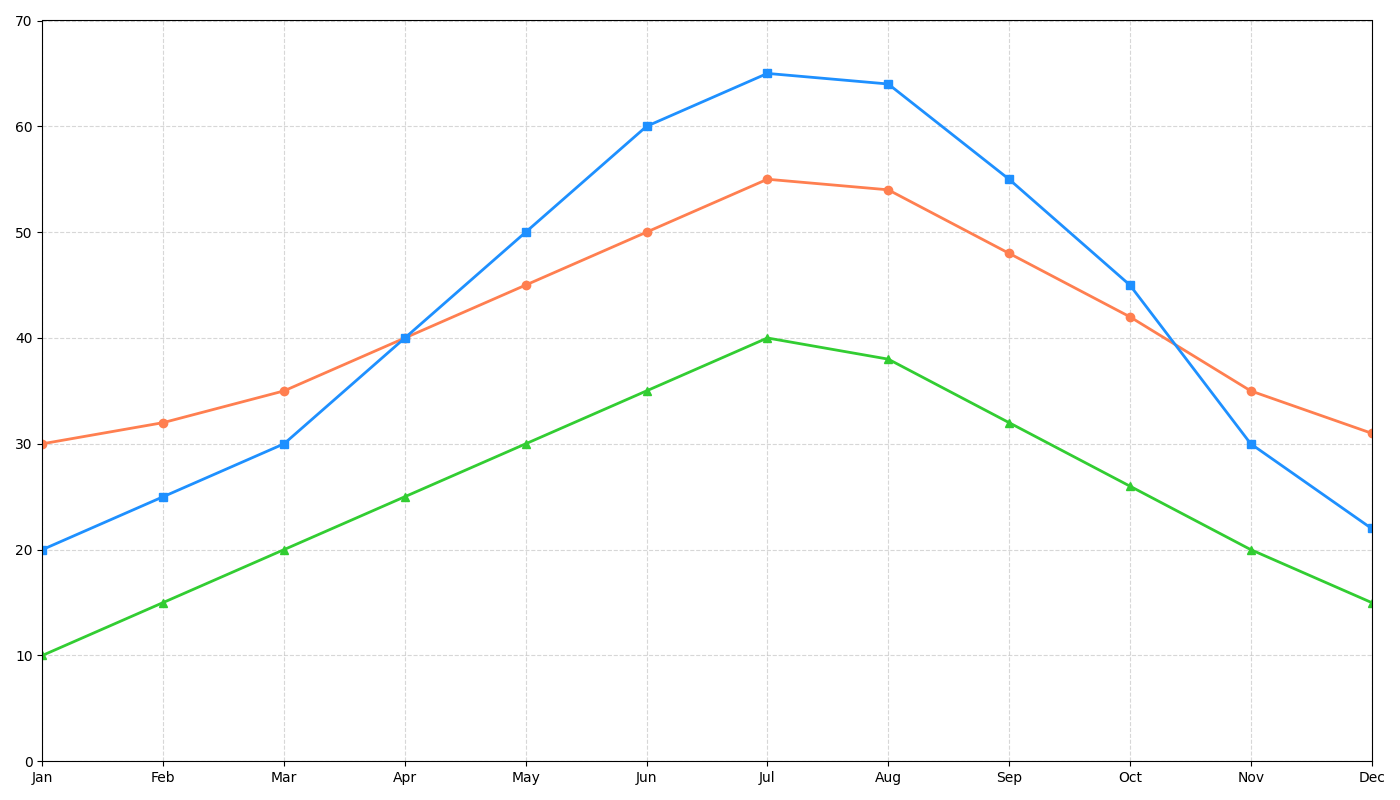

Python code for this plot:
import matplotlib.pyplot as plt
import numpy as np

months = np.arange(1, 13)
city_alpha_temp = np.array([30, 32, 35, 40, 45, 50, 55, 54, 48, 42, 35, 31])
city_bravo_temp = np.array([20, 25, 30, 40, 50, 60, 65, 64, 55, 45, 30, 22])
city_charlie_temp = np.array([10, 15, 20, 25, 30, 35, 40, 38, 32, 26, 20, 15])

plt.figure(figsize=(14, 8))

plt.plot(months, city_alpha_temp, marker='o', color='coral', linewidth=2)
plt.plot(months, city_bravo_temp, marker='s', color='dodgerblue', linewidth=2)
plt.plot(months, city_charlie_temp, marker='^', color='limegreen', linewidth=2)

plt.grid(True, linestyle='--', alpha=0.5)

plt.ylim(0, 70)
plt.xlim(1, 12)

plt.xticks(months, ['Jan', 'Feb', 'Mar', 'Apr', 'May', 'Jun', 'Jul', 'Aug', 'Sep', 'Oct', 'Nov', 'Dec'])

plt.tight_layout()

plt.show()
